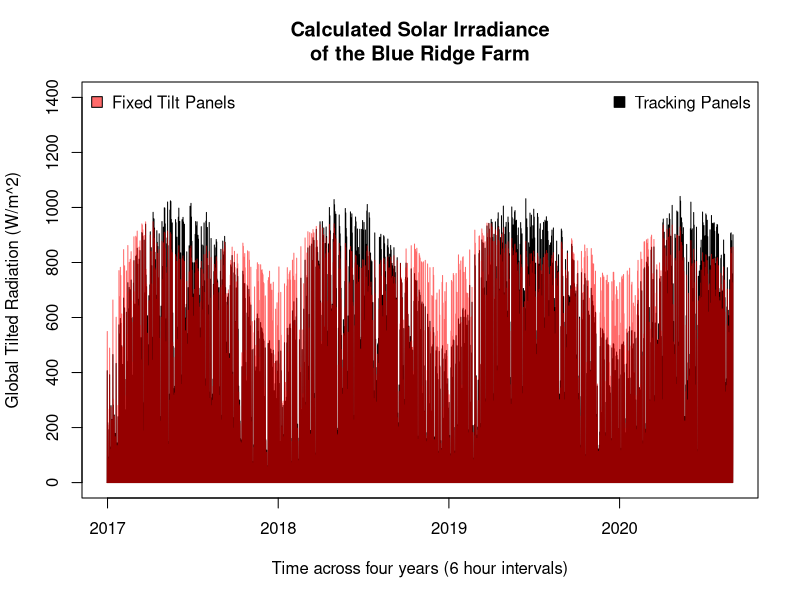
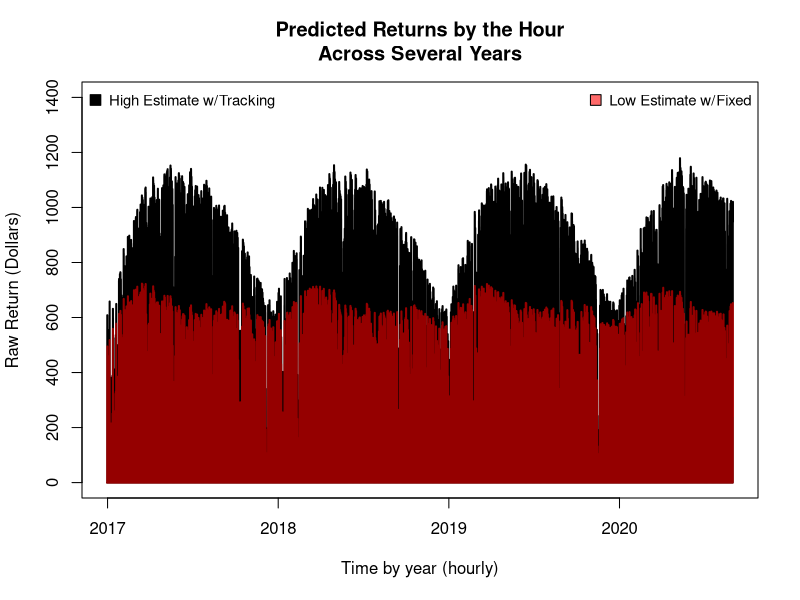

Generate these figures, in order, with R:
## ---- chunk 1
knitr::opts_chunk$set(echo = TRUE)
## ---- chunk 2
library(dplyr)
library(readr)
library(lubridate)
library(zoo)
library(kableExtra)

setwd("~/Documents/SolarPower-BlueRidge/")
data <- read_csv("36.691364_-76.154219_Solcast_PT60M.csv")

# The below transform converts the UTC times to Eastern standard
data$PeriodEnd <- data$PeriodEnd - 4*60*60 # 4 secs scaled up to hours
data$PeriodStart <- data$PeriodStart - 4*60*60

# Also make a window averaged version, averaged by 6 hour windows
# Global Tilted Irradiation
convert <- zoo(data$GtiFixedTilt)
compressed_gti <- rollapply(convert, width = 6, by = 6, FUN = mean)
compressed_data <- tibble("GtiFixedTilt" = compressed_gti
                          ,"Time" = data$PeriodStart[seq(from = 3
                                                         ,to = length(data$PeriodEnd)-1
                                                         ,by = 6)])
convert <- zoo(data$GtiTracking)
compressed_gti <- rollapply(convert, width = 6, by = 6, FUN = mean)
compressed_data$GtiTracking <- compressed_gti
## ---- chunk 3
# Plot tracking versus fixed tilt across the window averaged period
plot(compressed_data$Time
     ,compressed_data$GtiTracking
     ,type='l'
     ,ylim=c(0,1400)
     ,xlab="Time across four years (6 hour intervals)"
     ,ylab="Global Tilted Radiation (W/m^2)"
     ,main="Calculated Solar Irradiance\nof the Blue Ridge Farm"
     )
points(compressed_data$Time
       ,compressed_data$GtiFixedTilt
       ,type='l'
       ,col='#FF000095'
       )
legend('topright'
       ,c("Tracking Panels")
       ,pch = 22
       ,pt.bg = 'black'
       ,pt.cex=1.6
       ,bty='n'
       )
legend('topleft'
       ,c("Fixed Tilt Panels")
       ,pch = 22
       ,pt.bg = '#FF000095'
       ,pt.cex=1.6
       ,bty = 'n'
       )
## ---- chunk 4
# Calculations using R code:
panel_area = 1.956*.992 # meters squared
low_end = 37037* panel_area*.2*.9
high_end = 63451*panel_area*.2*.9
fixed_tilt_low <- low_end*data$GtiFixedTilt # per hour basis
fixed_tilt_high <- high_end*data$GtiFixedTilt
tracking_low <- low_end*data$GtiTracking
tracking_high <- high_end*data$GtiTracking

#Summarize the MegaWatt/hours, remove the night hours (zero)
summary(tracking_high[tracking_high > 0])/1000000
summary(tracking_low[tracking_low > 0])/1000000
summary(fixed_tilt_high[fixed_tilt_high > 0])/1000000
summary(fixed_tilt_low[fixed_tilt_low > 0])/1000000
## ---- chunk 5
tracking_high_dolla <- tracking_high/1000*0.05
fixed_low_dolla <- fixed_tilt_low/1000*0.05

plot(data$PeriodStart,tracking_high_dolla
     ,type='l'
     ,lwd = 2
     ,xlab="Time by year (hourly)"
     ,ylab="Raw Return (Dollars)"
     ,ylim=c(0,1400)
     ,main="Predicted Returns by the Hour\nAcross Several Years")
points(data$PeriodStart, fixed_low_dolla
       ,type = 'l'
       ,lwd=2
       ,col="#FF000095")
legend('topleft', c("High Estimate w/Tracking")
       ,pch=22
       ,pt.cex=1.6
       ,pt.bg = 'black'
       ,bty='n'
       ,cex=.9)
legend('topright', c("Low Estimate w/Fixed")
       ,pch=22
       ,pt.cex=1.6
       ,pt.bg = '#FF000095'
       ,bty='n'
       ,cex=.9)
## ---- chunk 6
data$TrackingHighDollar <- tracking_high_dolla
data$FixedLowDollar <- fixed_low_dolla
data <- data %>% 
    mutate(Year = year(data$PeriodStart)) %>%
    group_by(Year)
totals <- data %>%
    summarize(High_Estimate = sum(TrackingHighDollar)
              ,Low_Estimate = sum(FixedLowDollar))
totals <- totals[totals$Year > 2016,]

kable(totals)
